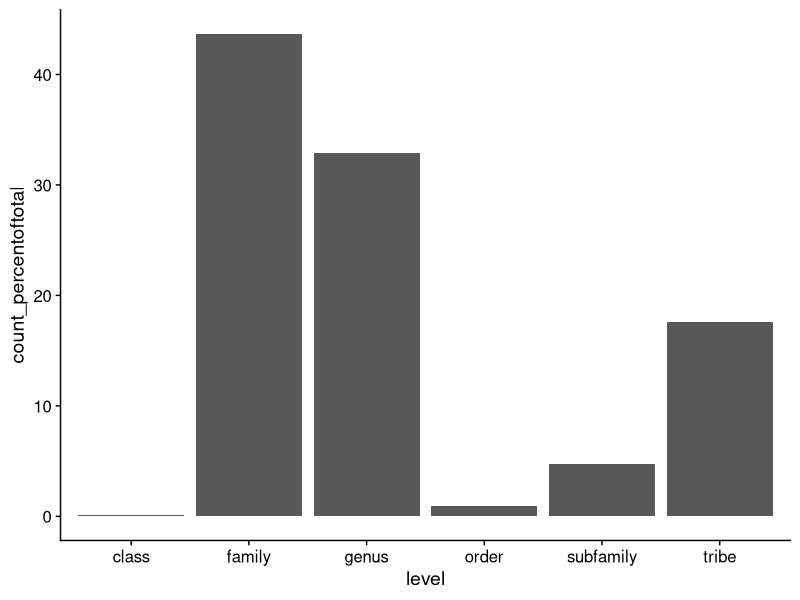
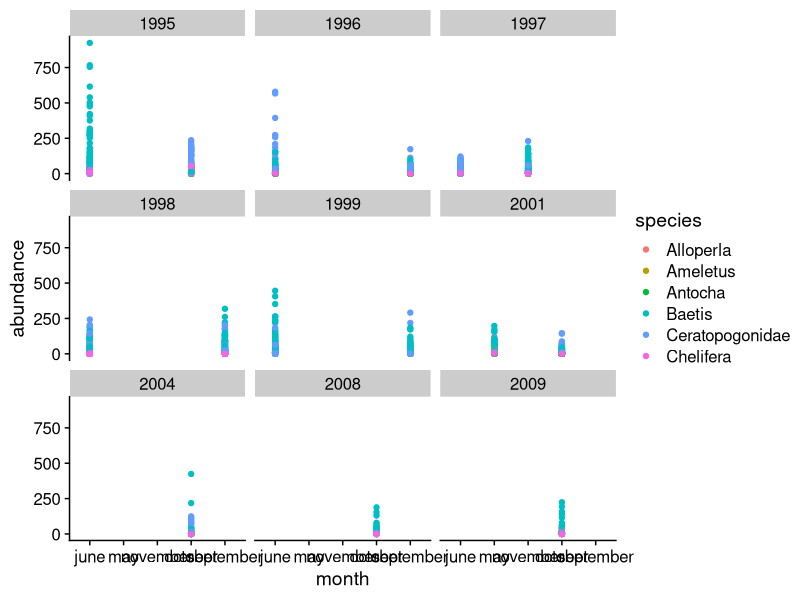

The R script that drew these images, in order:
#Created: September 22nd, 2022
#Owner: Sade Lye
# This Script creates figures for the manuscript

#load packages
library("tidyverse")
library("ggplot2")
library("cowplot")

#set theme
theme_set(theme_cowplot ())

#load the data

class <- read_csv("data/processed/NRCA_1995_2005_TLW_invertclassification_cleaned.csv")

density <- read_csv("data/processed/NRCA_1995_2005_TLW_invertdensity_cleaned.csv")

#bar plot to show the percentage of the total at which level we have taxonomic information for

bar <- ggplot(data = class, aes (x = level, y = count_percentoftotal)) + geom_bar(stat = "identity")
bar

# Making a scatterplot for the manuscript

scatter <- ggplot(data = density, aes ( x= month, y = abundance, colour = species )) + geom_point() + facet_wrap(~year)
scatter

ggsave(bar, "figures/classification.png")


########### End of Script ##################

